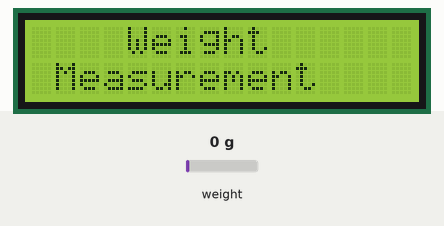
The sketch below on a simulated Arduino Uno, built with avr-gcc and run on an emulated ATmega328P. Parts: 16×2 character LCD. Wiring (inferred from the names in the program): HX711 load-cell converter: data A0; SCK A1. The test bench sets the inputs (shaded band); at power-on: weight on the scale 0 g. What the sketch prints to the serial monitor is not drawn.

Above: at 0.1 s.
At 1.1 s:
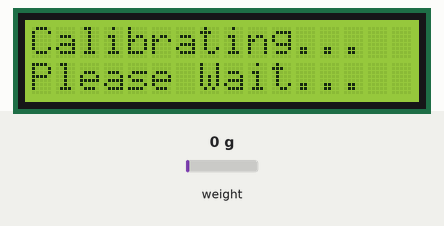
At 11.1 s:
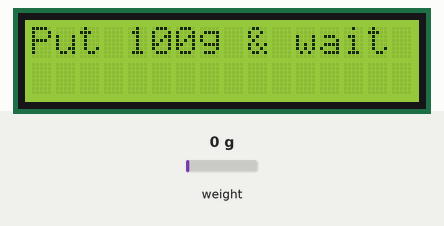

Measured:
- what the display in image 1 shows lasts 9.9 s, from 1.1 s to 11.0 s

The sketch:

loadcell.ino.ino
```cpp
#include <HX711.h>
#include <Servo.h>


#include <LiquidCrystal.h>
LiquidCrystal lcd(8, 9, 10, 11, 12, 13);

#define DT A0
#define SCK A1


#define sw 2

long sample=0;
float val=0;
long count=0;
int servoPin1 = 3;
int servoPin2 = 5;
// Create a servo object
Servo Servo2;
Servo Servo1;

unsigned long readCount(void)
{
  unsigned long Count;
  unsigned char i;
  pinMode(DT, OUTPUT);
  digitalWrite(DT,HIGH);
  digitalWrite(SCK,LOW);
  Count=0;
  pinMode(DT, INPUT);
  while(digitalRead(DT));
  for (i=0;i<24;i++)
  {
    digitalWrite(SCK,HIGH);
    Count=Count<<1;
    digitalWrite(SCK,LOW);
    if(digitalRead(DT))
    Count++;
  }
  digitalWrite(SCK,HIGH);
  Count=Count^0x800000;
  digitalWrite(SCK,LOW);
  return(Count);
}

void setup()
{
  Serial.begin(9600);
  pinMode(SCK, OUTPUT);
  pinMode(sw, INPUT_PULLUP);
  lcd.begin(16, 2);
  lcd.print("    Weight ");
  lcd.setCursor(0,1);
  lcd.print(" Measurement ");
  delay(1000);
  lcd.clear();
  calibrate();
  Servo1.attach(servoPin1);
  Servo2.attach(servoPin2);

}

void loop()
{
  count= readCount();
  int w=(((count-sample)/val)-2*((count-sample)/val));
  Serial.print("weight:");
  Serial.print((int)w);
  Serial.println("g");
  lcd.setCursor(0,0);
  lcd.print("Weight            ");
  lcd.setCursor(0,1);
  lcd.print(w);
  lcd.print("g             ");
  Servo1.write(0);
  Servo2.write(0);
  if (w>200)
  {
   // Make servo go to 90 degrees
   Servo1.write(90);

   // Make servo go to 180 degrees
   Servo2.write(180);
   delay(3000);


  }

  if(digitalRead(sw)==0)
  {
    val=0;
    sample=0;
    w=0;
    count=0;
    calibrate();
  }
}

void calibrate()
{
    lcd.clear();
  lcd.print("Calibrating...");
  lcd.setCursor(0,1);
  lcd.print("Please Wait...");
  for(int i=0;i<100;i++)
  {
    count=readCount();
    sample+=count;
    Serial.println(count);
  }
  sample/=100;
  Serial.print("Avg:");
  Serial.println(sample);
  lcd.clear();
  lcd.print("Put 100g & wait");
  count=0;
  while(count<1000)
  {
    count=readCount();
    count=sample-count;
    Serial.println(count);
  }
  lcd.clear();
  lcd.print("Please Wait....");
  delay(2000);
  for(int i=0;i<100;i++)
  {
    count=readCount();
    val+=sample-count;
    Serial.println(sample-count);
  }
  val=val/100.0;
  val=val/100.0;        // put here your calibrating weight
  lcd.clear();
}
```
